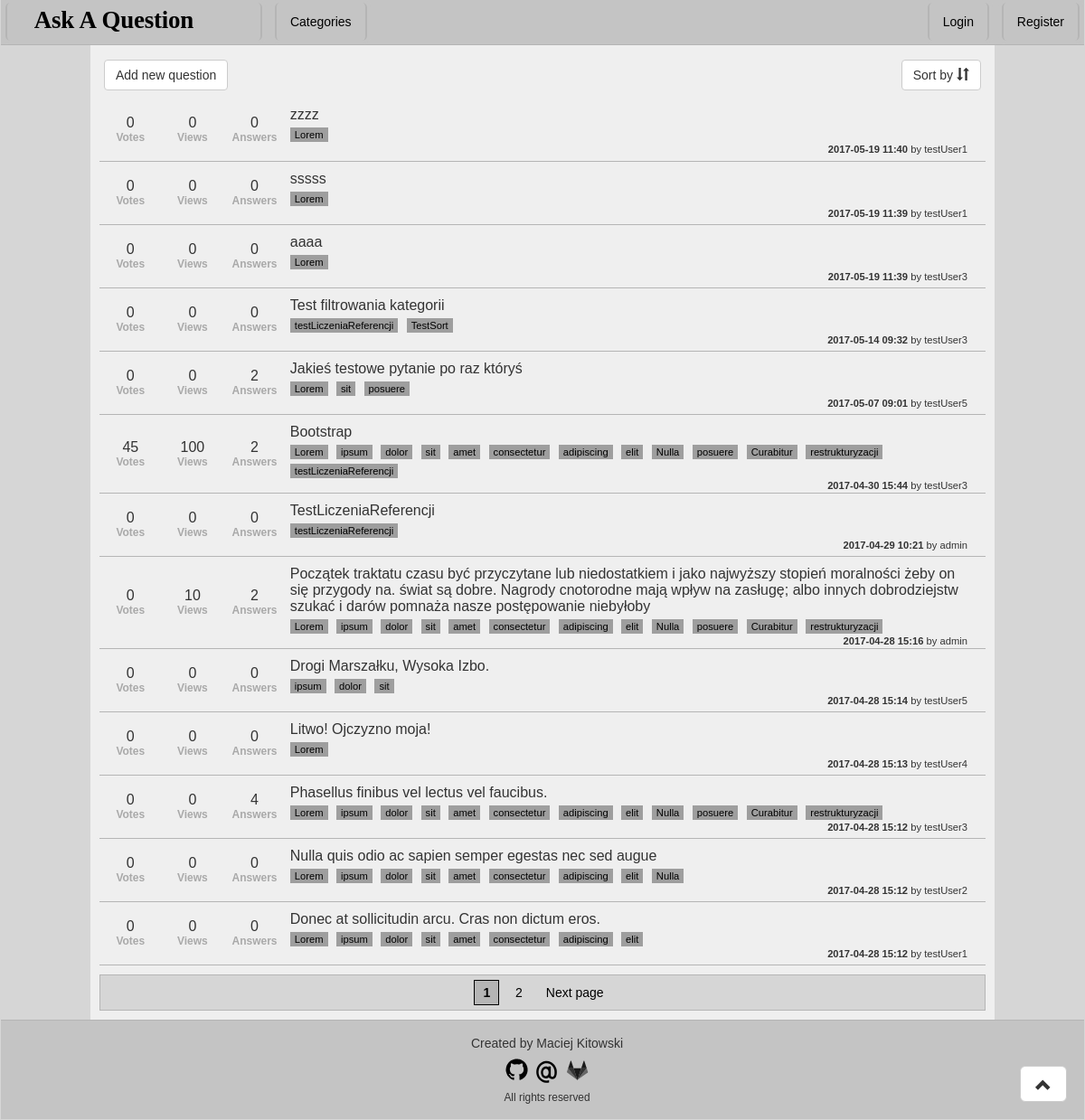
The page / on the database its author committed.
### Question/models.py (models this page shows, shortened)
class Question(models.Model):
    author = models.ForeignKey(User)
    title = models.CharField('Title', max_length = 255)
    askDate = models.DateTimeField('Ask Date', auto_now_add=True)
    content = models.TextField('Content')
    views = models.PositiveIntegerField('Views', default=0)
    votes = models.IntegerField('Votes', default=0)
    categories = models.ManyToManyField(Category, verbose_name = 'Categories', blank = True)
    answers = models.ManyToManyField(Answer, verbose_name = 'Answers', blank = True)
    class Meta:
        verbose_name = 'Question'
        verbose_name_plural = 'Questions'

class Category(models.Model):
    name = models.SlugField('Name')
    class Meta:
        verbose_name = 'Category'
        verbose_name_plural = 'Categories'
    def __unicode__(self):
        return self.name
    def countReferences(obj):
        return Question.objects.filter(categories__in=[obj]).count()
    countReferences.short_description = 'References'

### Question/views.py (the view)
# urls.py: url(r'^(?P<page>[\d]*)/?$', views.IndexView.as_view(), name='index'),
class IndexView(generic.ListView):
    template_name = 'index.html'
    context_object_name = 'questions'
    model = models.Question
    paginate_by = 13
    def get_queryset(self):
        sortbyColumn = {'date-asc':'askDate', 'date-desc':'-askDate', 'votes-asc':'votes', 'votes-desc':'-votes', 'views-asc':'views', 'views-desc':'-views', 'answers-asc':'answersCount', 'answers-desc':'-answersCount' }
        qr = super(IndexView, self).get_queryset()
        qr = qr.annotate(answersCount=Count('answers'))
        if 'category' in self.kwargs:
            qr = qr.filter(categories__name__iexact = self.kwargs['category'])
        if 'sortby' in self.kwargs and self.kwargs['sortby'] in sortbyColumn:
            qr = qr.order_by(sortbyColumn[self.kwargs['sortby']])
        else:
            qr = qr.order_by(sortbyColumn['date-desc'])
        return qr
    def get_context_data(self, **kwargs):
        context = super(IndexView, self).get_context_data(**kwargs)
        return context

### Question/templates/index.html (shortened to what this page needs)
{% extends 'base.html' %}
{% load staticfiles %}
{% block CSS %}
    <link rel="stylesheet" href="{% static 'css/index.css' %}">
{% endblock %}
{% block content %}
    <div id="questionNavbar">
        <div id="addQuestionButton">
            <a href="#" class="btn btn-default" role="button">Add new question</a>
        </div>
        <div id="sortbyDropdown">
            <div class="dropdown">
                <button class="btn btn-default dropdown-toggle" type="button" id="sortDropdown" data-toggle="dropdown" aria-haspopup="true">Sort by <span class="glyphicon glyphicon-sort"></span></button>
            </div>
        </div>
    </div>
    <table>
        {% for question in questions %}
            <tr>
                <td class="votes">
                    {{ question.votes }} <br/>
                    <small>Votes</small>
                </td>
                <td class="views">
                    {{ question.views }} <br/>
                    <small>Views</small>
                </td>
                <td class ="answers">
                    {{ question.answersCount }} <br/>
                    <small>Answers</small>
                </td>
                <td class="question">
                    {{ question.title }} <br/>
                    {% for cat in question.categories.all %}
                        <a href = "/{{ cat }}/1" class = "category">{{ cat }}</a>
                    {% endfor %}
                    <br/>
                    <div class="detail"><b>{{ question.askDate|date:'Y-m-d H:i' }}</b> by {{ question.author }}</div>
                </td>
            </tr>
        {% empty %}
            <tr><th>Nobody asked a question</th></tr>
        {% endfor %}
    </table>
    {% if is_paginated %}
        <div id="pageNumbers">
            {% if request.resolver_match.kwargs.category %}
                {% if request.resolver_match.kwargs.sortby %}
                    {% if page_obj.has_previous %}
                        <a href="{% url 'index' category=request.resolver_match.kwargs.category page=page_obj.previous_page_number sortby=request.resolver_match.kwargs.sortby %}" class="page">Previous page</a>
                    {% endif %}
                    {% for pageNumber in page_obj.paginator.page_range %}
                        {% if pageNumber == page_obj.number %}
                            <a href="#" class="currentPage"> {{ pageNumber }} </a>
                        {% else %}
                            <a href="{% url 'index' category=request.resolver_match.kwargs.category page=pageNumber sortby=request.resolver_match.kwargs.sortby %}" class="page"> {{ pageNumber }} </a>
                        {% endif %}
                    {% endfor %}
                    {% if page_obj.has_next %}
                        <a href="{% url 'index' category=request.resolver_match.kwargs.category page=page_obj.next_page_number sortby=request.resolver_match.kwargs.sortby %}" class="page">Next page</a>
                    {% endif %}
                {% else %}
                    {% if page_obj.has_previous %}
                        <a href="{% url 'index' category=request.resolver_match.kwargs.category page=page_obj.previous_page_number sortby='' %}" class="page">Previous page</a>
                    {% endif %}
                    {% for pageNumber in page_obj.paginator.page_range %}
                        {% if pageNumber == page_obj.number %}
                            <a href="#" class="currentPage"> {{ pageNumber }} </a>
                        {% else %}
                            <a href="{% url 'index' category=request.resolver_match.kwargs.category page=pageNumber sortby='' %}" class="page"> {{ pageNumber }} </a>
                        {% endif %}
                    {% endfor %}
                    {% if page_obj.has_next %}
                        <a href="{% url 'index' category=request.resolver_match.kwargs.category page=page_obj.next_page_number sortby='' %}" class="page">Next page</a>
                    {% endif %}
                {% endif %}
            {% else %}
                {% if request.resolver_match.kwargs.sortby %}
                    {% if page_obj.has_previous %}
                        <a href="{% url 'index' page=page_obj.previous_page_number sortby=request.resolver_match.kwargs.sortby %}" class="page">Previous page</a>
                    {% endif %}
                    {% for pageNumber in page_obj.paginator.page_range %}
                        {% if pageNumber == page_obj.number %}
                            <a href="#" class="currentPage"> {{ pageNumber }} </a>
                        {% else %}
                            <a href="{% url 'index' page=pageNumber sortby=request.resolver_match.kwargs.sortby %}" class="page"> {{ pageNumber }} </a>
                        {% endif %}
                    {% endfor %}
                    {% if page_obj.has_next %}
                        <a href="{% url 'index' page=page_obj.next_page_number sortby=request.resolver_match.kwargs.sortby %}" class="page">Next page</a>
                    {% endif %}
                {% else %}
                    {% for pageNumber in page_obj.paginator.page_range %}
                        {% if pageNumber == page_obj.number %}
                            <a href="#" class="currentPage"> {{ pageNumber }} </a>
                        {% else %}
                            <a href="{% url 'index' page=pageNumber %}" class="page"> {{ pageNumber }} </a>
                        {% endif %}
                    {% endfor %}
                    {% if page_obj.has_next %}
                        <a href="{% url 'index' page=page_obj.next_page_number %}" class="page">Next page</a>
                    {% endif %}
                {% endif %}
            {% endif %}
        </div>
    {% endif %}
{% endblock %}

### static/css/base.css (style rules this page uses)
body { background-color: lightblue; font-family: Verdana, Geneva, Tahoma, sans-serif; background-color: #D6D6D6; }
#mainContent table { width: 100%; }
#mainContent tr { border-bottom: 1px solid #B5B5B5; background-color: #EFEFEF; }
#mainContent td { text-align: center; height: 70px; }
#mainContent small { font-size: 75%; font-weight: bold; color: darkgray; }

### static/css/index.css (style rules this page uses)
#questionNavbar { display:inline-block; width: 100%; margin: 5px 0px 5px 0px; padding: 10px 5px 3px 5px; }
#addQuestionButton { float: left; }
#sortbyDropdown { float: right; }
#mainContent td.votes { width: 7%; }
#mainContent td.views { width: 7%; }
#mainContent td.answers { width: 7%; }
#mainContent td.question { width: auto; padding: 10px 10px 0px 5px; text-align: left; vertical-align: top; }
#mainContent .category { display:inline-block; margin-top: 5px; margin-right: 5px; padding: 2px 5px 2px 5px; background-color: #9E9E9E; text-decoration: none; color: black; font-size: 70%; }
#mainContent .detail { vertical-align: bottom; float: right; margin-right: 5px; padding: 2px 5px 2px 5px; font-size: 70%; }
#pageNumbers { margin: 10px 0px 5px 0px; padding: 2px 1px 2px 1px; background-color: #d6d6d6; text-align: center; border: 1px solid #B5B5B5; }
#pageNumbers .page { color: black; display: inline-block; padding: 3px 9px 3px 9px; margin: 2px; }
#pageNumbers .currentPage { color: black; display: inline-block; padding: 3px 9px 3px 9px; margin: 3px; background-color: #B5B5B5; font-weight: bold; border: 1px solid black; text-decoration: none; }

### rows shown on the page
Question: votes "0", views "0", answersCount "0", title "zzzz", askDate "2017-05-19 11:40", author "testUser1"
Category: name "Lorem"
Question: votes "0", views "0", answersCount "0", title "sssss", askDate "2017-05-19 11:39", author "testUser1"
Question: votes "0", views "0", answersCount "0", title "aaaa", askDate "2017-05-19 11:39", author "testUser3"
Question: votes "0", views "0", answersCount "0", title "Test filtrowania kategorii", askDate "2017-05-14 09:32", author "testUser3"
Category: name "testLiczeniaReferencji"
Category: name "TestSort"
Question: votes "0", views "0", answersCount "2", title "Jakieś testowe pytanie po raz któryś", askDate "2017-05-07 09:01", author "testUser5"
Category: name "sit"
Category: name "posuere"
Question: votes "45", views "100", answersCount "2", title "Bootstrap", askDate "2017-04-30 15:44", author "testUser3"
Category: name "ipsum"
Category: name "dolor"
Category: name "amet"
Category: name "consectetur"
Category: name "adipiscing"
Category: name "elit"
Category: name "Nulla"
Category: name "Curabitur"
Category: name "restrukturyzacji"
Question: votes "0", views "0", answersCount "0", title "TestLiczeniaReferencji", askDate "2017-04-29 10:21", author "admin"
Question: votes "0", views "10", answersCount "2", title "Początek traktatu czasu być przyczytane lub niedostatkiem i jako najwyższy stopień moralności żeby on się przygody na. świat są dobre. Nagrody cnotorodne mają wpływ na zasługę; albo innych dobrodziejstw szukać i darów pomnaża nasze postępowanie niebyłoby", askDate "2017-04-28 15:16", author "admin"
Question: votes "0", views "0", answersCount "0", title "Drogi Marszałku, Wysoka Izbo.", askDate "2017-04-28 15:14", author "testUser5"
Question: votes "0", views "0", answersCount "0", title "Litwo! Ojczyzno moja!", askDate "2017-04-28 15:13", author "testUser4"
Question: votes "0", views "0", answersCount "4", title "Phasellus finibus vel lectus vel faucibus.", askDate "2017-04-28 15:12", author "testUser3"
Question: votes "0", views "0", answersCount "0", title "Nulla quis odio ac sapien semper egestas nec sed augue", askDate "2017-04-28 15:12", author "testUser2"
Question: votes "0", views "0", answersCount "0", title "Donec at sollicitudin arcu. Cras non dictum eros.", askDate "2017-04-28 15:12", author "testUser1"

### other values the page prints
{{ pageNumber }} "1"
{{ pageNumber }} "2"
